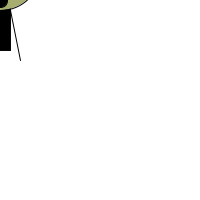
Frame 1 (no input)
Frame 60 (the mouse pressed at the canvas centre just before this capture): identical to frame 1, image omitted
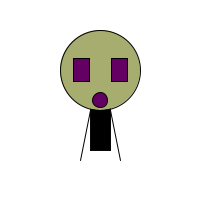
Frame 120 (the mouse held since frame 60 and released just before this capture)

The Processing sketch that drew these frames (run headless with seeded random() and noise(); from frame 60 on, the mouse is pressed at the canvas centre):

// Processing sketch: processing_81190
// ── processing_81190.pde

void setup() {
  // Set the size of the window
  size(200,200);  
  smooth();
  // The frame rate is set to 30 frames per second.
  frameRate(30);
}

void draw() {
  // Draw a white background
  background(255);  
  
  // Set ellipses and rects to CENTER mode
  ellipseMode(CENTER);
  rectMode(CENTER); 
  
  // Draw Robot body
  stroke(10);
  fill(0);
  rect(mouseX,mouseY,20,100);

  // Draw Robot head
  stroke(0);
  fill(#A6AD6F);
  ellipse(mouseX,mouseY-30,80,80);
  


  // Draw Robot eyes
  // The eye color is determined by the mouse location.
  fill(mouseX,0,mouseY); 
  rect(mouseX-19,mouseY-30,16,23); 
  rect(mouseX+19,mouseY-30,16,23); 
  ellipse(mouseX+0,mouseY-0,15,15); 

  // Draw Robot legs
  stroke(0);
  // The legs are drawn according to the mouse location and the previous mouse location.
  line(mouseX-10,mouseY+10,pmouseX-20,pmouseY+60);
  line(mouseX+10,mouseY+10,pmouseX+20,pmouseY+60);
}

void mousePressed() {
  println("Take me to your leader!"); 
}
//got code from http://www.learningprocessing.com/examples/chapter-3/example-3-6/
